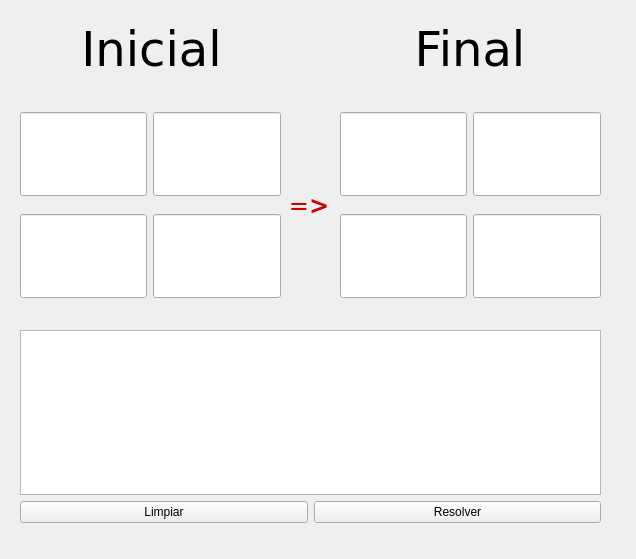
<?xml version="1.0" encoding="UTF-8"?>
<ui version="4.0">
 <class>Form</class>
 <widget class="QWidget" name="Form">
  <property name="geometry">
   <rect>
    <x>0</x>
    <y>0</y>
    <width>636</width>
    <height>559</height>
   </rect>
  </property>
  <property name="sizePolicy">
   <sizepolicy hsizetype="Preferred" vsizetype="Preferred">
    <horstretch>0</horstretch>
    <verstretch>0</verstretch>
   </sizepolicy>
  </property>
  <property name="minimumSize">
   <size>
    <width>636</width>
    <height>559</height>
   </size>
  </property>
  <property name="maximumSize">
   <size>
    <width>636</width>
    <height>559</height>
   </size>
  </property>
  <property name="windowTitle">
   <string>Juego de Cuatro Fichas</string>
  </property>
  <widget class="QWidget" name="gridLayoutWidget">
   <property name="geometry">
    <rect>
     <x>20</x>
     <y>100</y>
     <width>261</width>
     <height>211</height>
    </rect>
   </property>
   <layout class="QGridLayout" name="gridLayout">
    <item row="1" column="1">
     <widget class="QLineEdit" name="lineEdit_4">
      <property name="font">
       <font>
        <family>Bitstream Vera Sans</family>
        <pointsize>48</pointsize>
       </font>
      </property>
      <property name="maxLength">
       <number>1</number>
      </property>
      <property name="alignment">
       <set>Qt::AlignCenter</set>
      </property>
     </widget>
    </item>
    <item row="1" column="0">
     <widget class="QLineEdit" name="lineEdit_3">
      <property name="font">
       <font>
        <family>Bitstream Vera Sans</family>
        <pointsize>48</pointsize>
       </font>
      </property>
      <property name="maxLength">
       <number>1</number>
      </property>
      <property name="alignment">
       <set>Qt::AlignCenter</set>
      </property>
     </widget>
    </item>
    <item row="0" column="0">
     <widget class="QLineEdit" name="lineEdit">
      <property name="font">
       <font>
        <family>Bitstream Vera Sans</family>
        <pointsize>48</pointsize>
       </font>
      </property>
      <property name="maxLength">
       <number>1</number>
      </property>
      <property name="alignment">
       <set>Qt::AlignCenter</set>
      </property>
     </widget>
    </item>
    <item row="0" column="1">
     <widget class="QLineEdit" name="lineEdit_2">
      <property name="font">
       <font>
        <family>Bitstream Vera Sans</family>
        <pointsize>48</pointsize>
       </font>
      </property>
      <property name="maxLength">
       <number>1</number>
      </property>
      <property name="alignment">
       <set>Qt::AlignCenter</set>
      </property>
     </widget>
    </item>
   </layout>
  </widget>
  <widget class="QWidget" name="gridLayoutWidget_2">
   <property name="geometry">
    <rect>
     <x>340</x>
     <y>100</y>
     <width>261</width>
     <height>211</height>
    </rect>
   </property>
   <layout class="QGridLayout" name="gridLayout_2">
    <item row="0" column="0">
     <widget class="QLineEdit" name="lineEdit_5">
      <property name="font">
       <font>
        <family>Bitstream Vera Sans</family>
        <pointsize>48</pointsize>
       </font>
      </property>
      <property name="maxLength">
       <number>1</number>
      </property>
      <property name="alignment">
       <set>Qt::AlignCenter</set>
      </property>
     </widget>
    </item>
    <item row="1" column="1">
     <widget class="QLineEdit" name="lineEdit_8">
      <property name="font">
       <font>
        <family>Bitstream Vera Sans</family>
        <pointsize>48</pointsize>
       </font>
      </property>
      <property name="maxLength">
       <number>1</number>
      </property>
      <property name="alignment">
       <set>Qt::AlignCenter</set>
      </property>
     </widget>
    </item>
    <item row="0" column="1">
     <widget class="QLineEdit" name="lineEdit_6">
      <property name="font">
       <font>
        <family>Bitstream Vera Sans</family>
        <pointsize>48</pointsize>
       </font>
      </property>
      <property name="maxLength">
       <number>1</number>
      </property>
      <property name="alignment">
       <set>Qt::AlignCenter</set>
      </property>
     </widget>
    </item>
    <item row="1" column="0">
     <widget class="QLineEdit" name="lineEdit_7">
      <property name="font">
       <font>
        <family>Bitstream Vera Sans</family>
        <pointsize>48</pointsize>
       </font>
      </property>
      <property name="maxLength">
       <number>1</number>
      </property>
      <property name="alignment">
       <set>Qt::AlignCenter</set>
      </property>
     </widget>
    </item>
   </layout>
  </widget>
  <widget class="QLabel" name="label_3">
   <property name="geometry">
    <rect>
     <x>280</x>
     <y>190</y>
     <width>58</width>
     <height>31</height>
    </rect>
   </property>
   <property name="font">
    <font>
     <family>Bitstream Vera Sans</family>
     <pointsize>18</pointsize>
    </font>
   </property>
   <property name="text">
    <string>&lt;html&gt;&lt;head/&gt;&lt;body&gt;&lt;p&gt;&lt;span style=&quot; color:#d00000;&quot;&gt;=&lt;/span&gt;&lt;span style=&quot; font-weight:600; color:#d00000;&quot;&gt;&amp;gt;&lt;/span&gt;&lt;/p&gt;&lt;/body&gt;&lt;/html&gt;</string>
   </property>
   <property name="alignment">
    <set>Qt::AlignCenter</set>
   </property>
  </widget>
  <widget class="QWidget" name="">
   <property name="geometry">
    <rect>
     <x>20</x>
     <y>330</y>
     <width>581</width>
     <height>193</height>
    </rect>
   </property>
   <layout class="QVBoxLayout" name="verticalLayout">
    <item>
     <widget class="QTextBrowser" name="textBrowser"/>
    </item>
    <item>
     <layout class="QHBoxLayout" name="horizontalLayout_2">
      <item>
       <widget class="QPushButton" name="pushButton_2">
        <property name="text">
         <string>Limpiar</string>
        </property>
       </widget>
      </item>
      <item>
       <widget class="QPushButton" name="pushButton">
        <property name="text">
         <string>Resolver</string>
        </property>
       </widget>
      </item>
     </layout>
    </item>
   </layout>
  </widget>
  <widget class="QWidget" name="">
   <property name="geometry">
    <rect>
     <x>20</x>
     <y>20</y>
     <width>581</width>
     <height>58</height>
    </rect>
   </property>
   <layout class="QHBoxLayout" name="horizontalLayout">
    <item>
     <widget class="QLabel" name="label">
      <property name="font">
       <font>
        <family>Bitstream Vera Sans</family>
        <pointsize>36</pointsize>
       </font>
      </property>
      <property name="text">
       <string>Inicial</string>
      </property>
      <property name="alignment">
       <set>Qt::AlignCenter</set>
      </property>
     </widget>
    </item>
    <item>
     <spacer name="horizontalSpacer">
      <property name="orientation">
       <enum>Qt::Horizontal</enum>
      </property>
      <property name="sizeType">
       <enum>QSizePolicy::Maximum</enum>
      </property>
      <property name="sizeHint" stdset="0">
       <size>
        <width>50</width>
        <height>20</height>
       </size>
      </property>
     </spacer>
    </item>
    <item>
     <widget class="QLabel" name="label_2">
      <property name="font">
       <font>
        <family>Bitstream Vera Sans</family>
        <pointsize>36</pointsize>
       </font>
      </property>
      <property name="text">
       <string>Final</string>
      </property>
      <property name="alignment">
       <set>Qt::AlignCenter</set>
      </property>
     </widget>
    </item>
   </layout>
  </widget>
  <zorder>pushButton</zorder>
  <zorder>gridLayoutWidget</zorder>
  <zorder>pushButton_2</zorder>
  <zorder>gridLayoutWidget_2</zorder>
  <zorder>textBrowser</zorder>
  <zorder></zorder>
  <zorder>label</zorder>
  <zorder>label_2</zorder>
  <zorder>label_2</zorder>
  <zorder>label_3</zorder>
 </widget>
 <resources/>
 <connections>
  <connection>
   <sender>pushButton_2</sender>
   <signal>clicked()</signal>
   <receiver>lineEdit_3</receiver>
   <slot>clear()</slot>
   <hints>
    <hint type="sourcelabel">
     <x>96</x>
     <y>508</y>
    </hint>
    <hint type="destinationlabel">
     <x>56</x>
     <y>242</y>
    </hint>
   </hints>
  </connection>
  <connection>
   <sender>pushButton_2</sender>
   <signal>clicked()</signal>
   <receiver>lineEdit</receiver>
   <slot>clear()</slot>
   <hints>
    <hint type="sourcelabel">
     <x>88</x>
     <y>489</y>
    </hint>
    <hint type="destinationlabel">
     <x>26</x>
     <y>192</y>
    </hint>
   </hints>
  </connection>
  <connection>
   <sender>pushButton_2</sender>
   <signal>clicked()</signal>
   <receiver>lineEdit_2</receiver>
   <slot>clear()</slot>
   <hints>
    <hint type="sourcelabel">
     <x>36</x>
     <y>508</y>
    </hint>
    <hint type="destinationlabel">
     <x>192</x>
     <y>168</y>
    </hint>
   </hints>
  </connection>
  <connection>
   <sender>pushButton_2</sender>
   <signal>clicked()</signal>
   <receiver>lineEdit_4</receiver>
   <slot>clear()</slot>
   <hints>
    <hint type="sourcelabel">
     <x>24</x>
     <y>507</y>
    </hint>
    <hint type="destinationlabel">
     <x>229</x>
     <y>252</y>
    </hint>
   </hints>
  </connection>
  <connection>
   <sender>pushButton_2</sender>
   <signal>clicked()</signal>
   <receiver>lineEdit_7</receiver>
   <slot>clear()</slot>
   <hints>
    <hint type="sourcelabel">
     <x>167</x>
     <y>489</y>
    </hint>
    <hint type="destinationlabel">
     <x>375</x>
     <y>263</y>
    </hint>
   </hints>
  </connection>
  <connection>
   <sender>pushButton_2</sender>
   <signal>clicked()</signal>
   <receiver>lineEdit_8</receiver>
   <slot>clear()</slot>
   <hints>
    <hint type="sourcelabel">
     <x>215</x>
     <y>499</y>
    </hint>
    <hint type="destinationlabel">
     <x>558</x>
     <y>274</y>
    </hint>
   </hints>
  </connection>
  <connection>
   <sender>pushButton_2</sender>
   <signal>clicked()</signal>
   <receiver>lineEdit_5</receiver>
   <slot>clear()</slot>
   <hints>
    <hint type="sourcelabel">
     <x>136</x>
     <y>495</y>
    </hint>
    <hint type="destinationlabel">
     <x>426</x>
     <y>168</y>
    </hint>
   </hints>
  </connection>
  <connection>
   <sender>pushButton_2</sender>
   <signal>clicked()</signal>
   <receiver>lineEdit_6</receiver>
   <slot>clear()</slot>
   <hints>
    <hint type="sourcelabel">
     <x>210</x>
     <y>493</y>
    </hint>
    <hint type="destinationlabel">
     <x>562</x>
     <y>160</y>
    </hint>
   </hints>
  </connection>
  <connection>
   <sender>pushButton_2</sender>
   <signal>clicked()</signal>
   <receiver>textBrowser</receiver>
   <slot>clear()</slot>
   <hints>
    <hint type="sourcelabel">
     <x>217</x>
     <y>493</y>
    </hint>
    <hint type="destinationlabel">
     <x>264</x>
     <y>414</y>
    </hint>
   </hints>
  </connection>
  <connection>
   <sender>pushButton</sender>
   <signal>clicked()</signal>
   <receiver>Form</receiver>
   <slot>slot1()</slot>
   <hints>
    <hint type="sourcelabel">
     <x>583</x>
     <y>492</y>
    </hint>
    <hint type="destinationlabel">
     <x>602</x>
     <y>518</y>
    </hint>
   </hints>
  </connection>
 </connections>
 <slots>
  <signal>signal1()</signal>
  <slot>slot1()</slot>
 </slots>
</ui>
